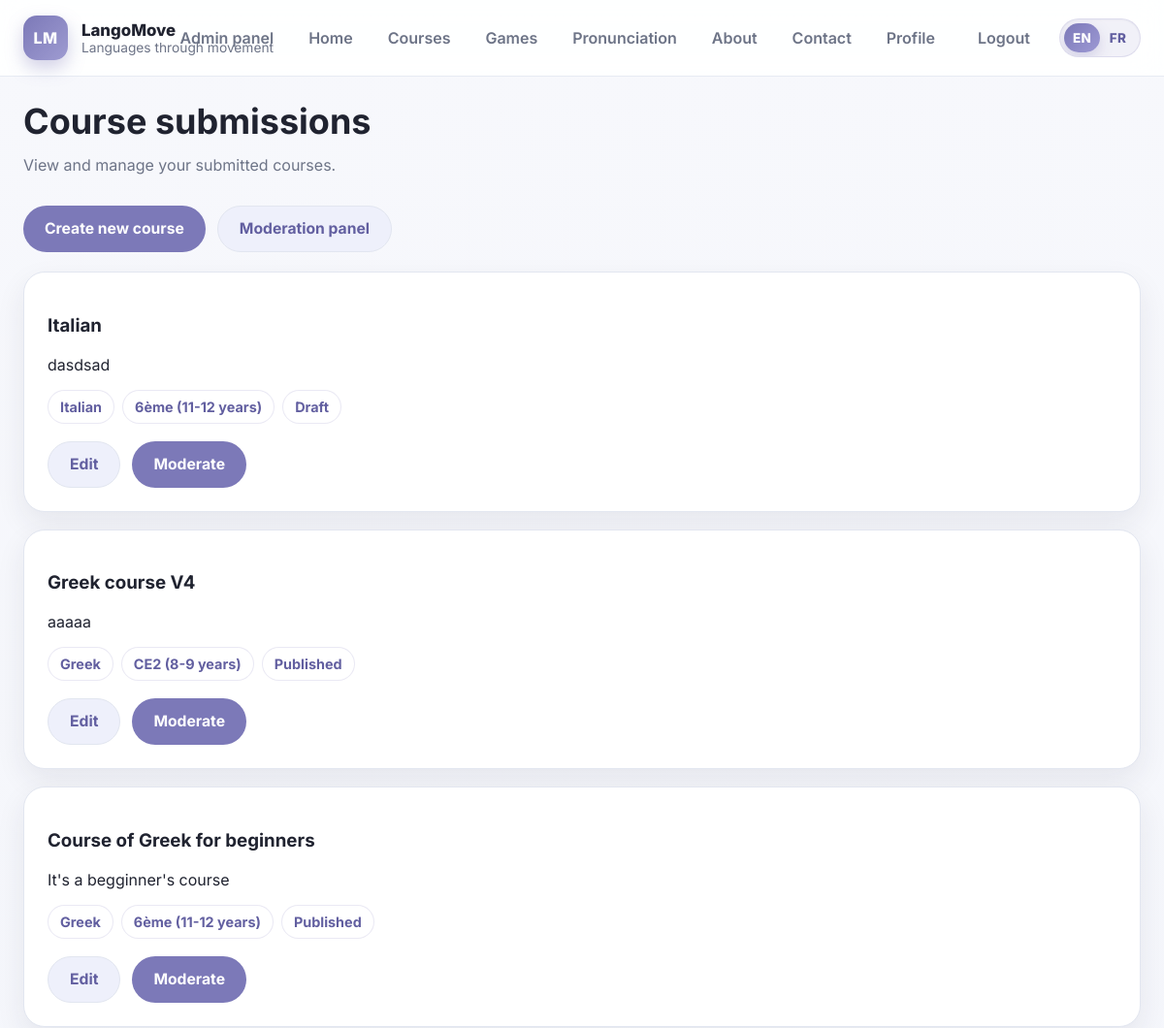
Before: /course-submissions/ (signed in, upper part) with the older database file.
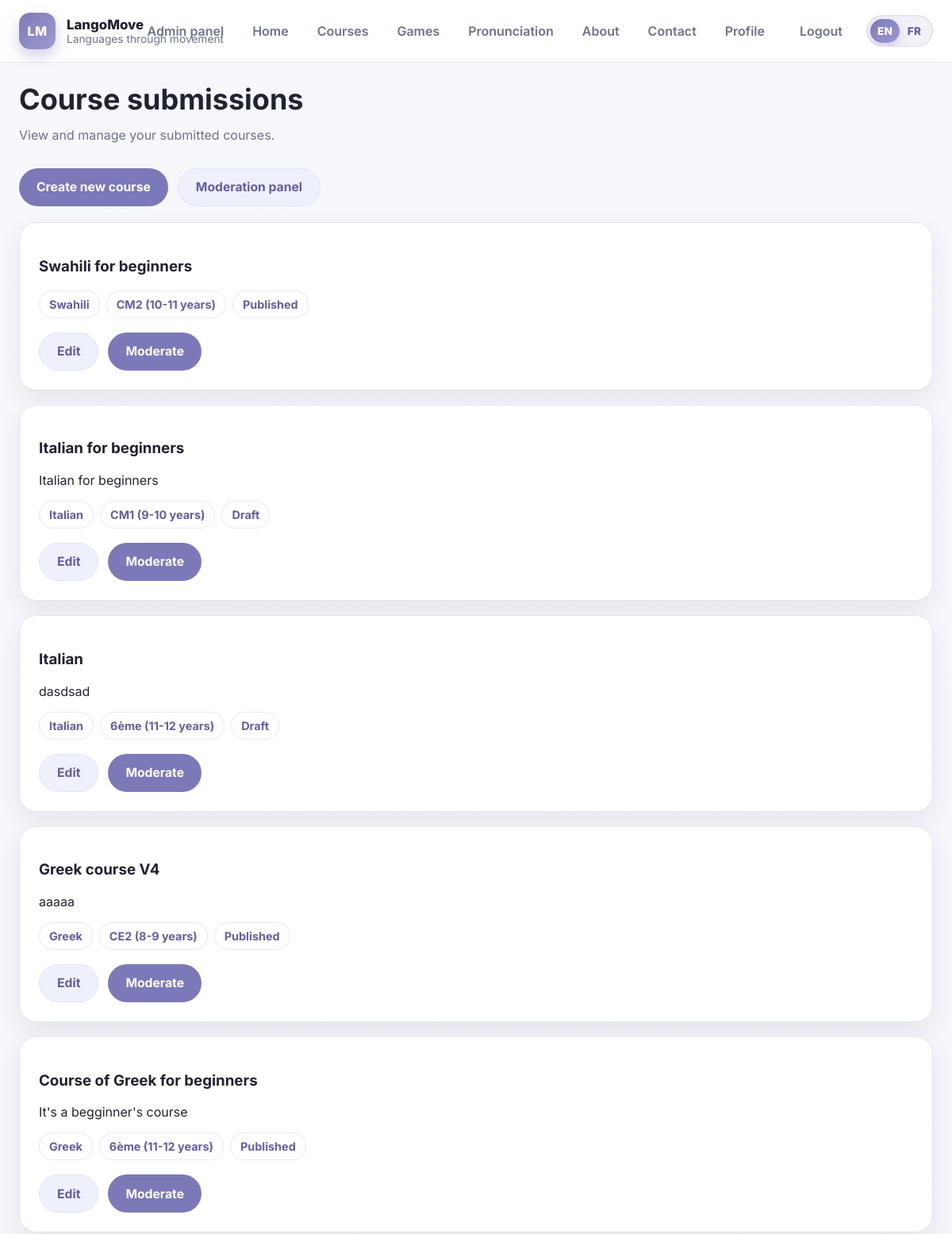
After: the same page with the newer database file.
### apps/curriculum/models.py (models this page shows, shortened)
class TimeStampedModel(models.Model):
    created_at = models.DateTimeField(auto_now_add=True)
    updated_at = models.DateTimeField(auto_now=True)
    class Meta:
        abstract = True

class Course(TimeStampedModel):
    title = models.CharField(max_length=255)
    language = models.ForeignKey(
        Language,
        on_delete=models.PROTECT,
        related_name="courses",
    )
    age_group = models.ForeignKey(
        AgeGroup,
        on_delete=models.PROTECT,
        related_name="courses",
        null=True,
        blank=True,
    )
    sessions_count = models.PositiveIntegerField(default=0)
    minutes_per_session = models.PositiveIntegerField(default=0)
    description = models.TextField(blank=True)
    card_image = models.URLField(blank=True, max_length=1000)
    slug = models.SlugField(max_length=255, unique=True)
    display_order = models.PositiveIntegerField(default=9999)
    status = models.CharField(
        max_length=20,
        choices=CourseStatus.choices,
        default=CourseStatus.DRAFT,
        db_index=True,
    )
    created_by = models.ForeignKey(
        settings.AUTH_USER_MODEL,
        on_delete=models.SET_NULL,
        null=True,
        blank=True,
        related_name="courses_created",
    )
    approved_by = models.ForeignKey(
        settings.AUTH_USER_MODEL,
        on_delete=models.SET_NULL,
        null=True,
        blank=True,
        related_name="courses_approved",
    )
    approved_at = models.DateTimeField(null=True, blank=True)
    moderation_notes = models.TextField(blank=True)
    class Meta:
        ordering = ["display_order", "title"]

class Language(TimeStampedModel):
    name = models.CharField(max_length=120, unique=True)
    code = models.CharField(max_length=10, unique=True)
    slug = models.SlugField(max_length=140, unique=True)
    flag = models.CharField(max_length=10, blank=True, default="🌍")
    created_at = models.DateTimeField(auto_now_add=True)
    updated_at = models.DateTimeField(auto_now=True)
    class Meta:
        ordering = ["name"]

class AgeGroup(TimeStampedModel):
    name = models.CharField(max_length=100, unique=True)
    education_stage = models.CharField(max_length=100, blank=True)
    label = models.CharField(max_length=150, blank=True)
    min_age = models.PositiveIntegerField(null=True, blank=True)
    max_age = models.PositiveIntegerField(null=True, blank=True)
    display_order = models.PositiveIntegerField(default=9999)
    class Meta:
        ordering = ["display_order", "name"]

### apps/website/views/course_submission.py (the view, shortened to what this page needs)
# urls.py: path("course-submissions/", course_submission_list_view, name="course-submission-list"),
@login_required
def course_submission_list_view(request):
    if not _can_submit_course(request.user):
        messages.error(request, "You do not have permission to access this page.")
        return redirect("home")
    if _is_admin(request.user):
        courses = Course.objects.select_related("language", "age_group", "created_by").order_by("-created_at")
    return render(
        request,
        "website/course_submission_list.html",
        {"courses": courses},
    )

### apps/website/views/course_submission.py (called while the page is built)
def _can_submit_course(user):
    return user.is_authenticated and user.role in [
        UserRole.ADMIN,
        UserRole.TEACHER,
        UserRole.VOLUNTEER,
    ]

def _is_admin(user):
    return user.is_authenticated and user.role == UserRole.ADMIN

### templates/website/course_submission_list.html (shortened to what this page needs)
{% extends "base.html" %}
{% block content %}
<section class="page-section">
    <div class="container">
        <div class="section-header">
            <h1>Course submissions</h1>
            <p>View and manage your submitted courses.</p>
        </div>
        <div class="form-actions" style="margin-bottom: 20px;">
            <a href="{% url 'course-create' %}" class="button">Create new course</a>
            {% if request.user.role == "admin" %}
                <a href="{% url 'course-moderation-list' %}" class="button-secondary">Moderation panel</a>
            {% endif %}
        </div>
        <div class="grid" style="gap: 18px;">
            {% for course in courses %}
                <article class="card">
                    <div class="card-body">
                        <h3>{{ course.title }}</h3>
                        <p>{{ course.description }}</p>
                        <div class="modal-pill-row" style="margin-top: 10px;">
                            <span class="modal-pill">{{ course.language.name }}</span>
                            {% if course.age_group %}
                                <span class="modal-pill">{{ course.age_group.label|default:course.age_group.name }}</span>
                            {% endif %}
                            <span class="modal-pill">{{ course.get_status_display }}</span>
                        </div>
                        <div class="form-actions" style="margin-top: 18px;">
                            <a href="{% url 'course-edit' course.pk %}" class="button-secondary">Edit</a>
                            {% if request.user.role == "admin" %}
                                <a href="{% url 'course-moderation-detail' course.pk %}" class="button">Moderate</a>
                            {% endif %}
                        </div>
                    </div>
                </article>
            {% empty %}
                <div class="card">
                    <div class="card-body">
                        <p>No submitted courses yet.</p>
                    </div>
                </div>
            {% endfor %}
        </div>
    </div>
</section>
{% endblock %}

Changed rows visible on the page:
added Course: title "Swahili for beginners", language.name "Swahili", age_group.label "CM2 (10-11 years)", status "Published"
added Course: title "Italian for beginners", description "Italian for beginners", language.name "Italian", age_group.label "CM1 (9-10 years)", status "Draft"
